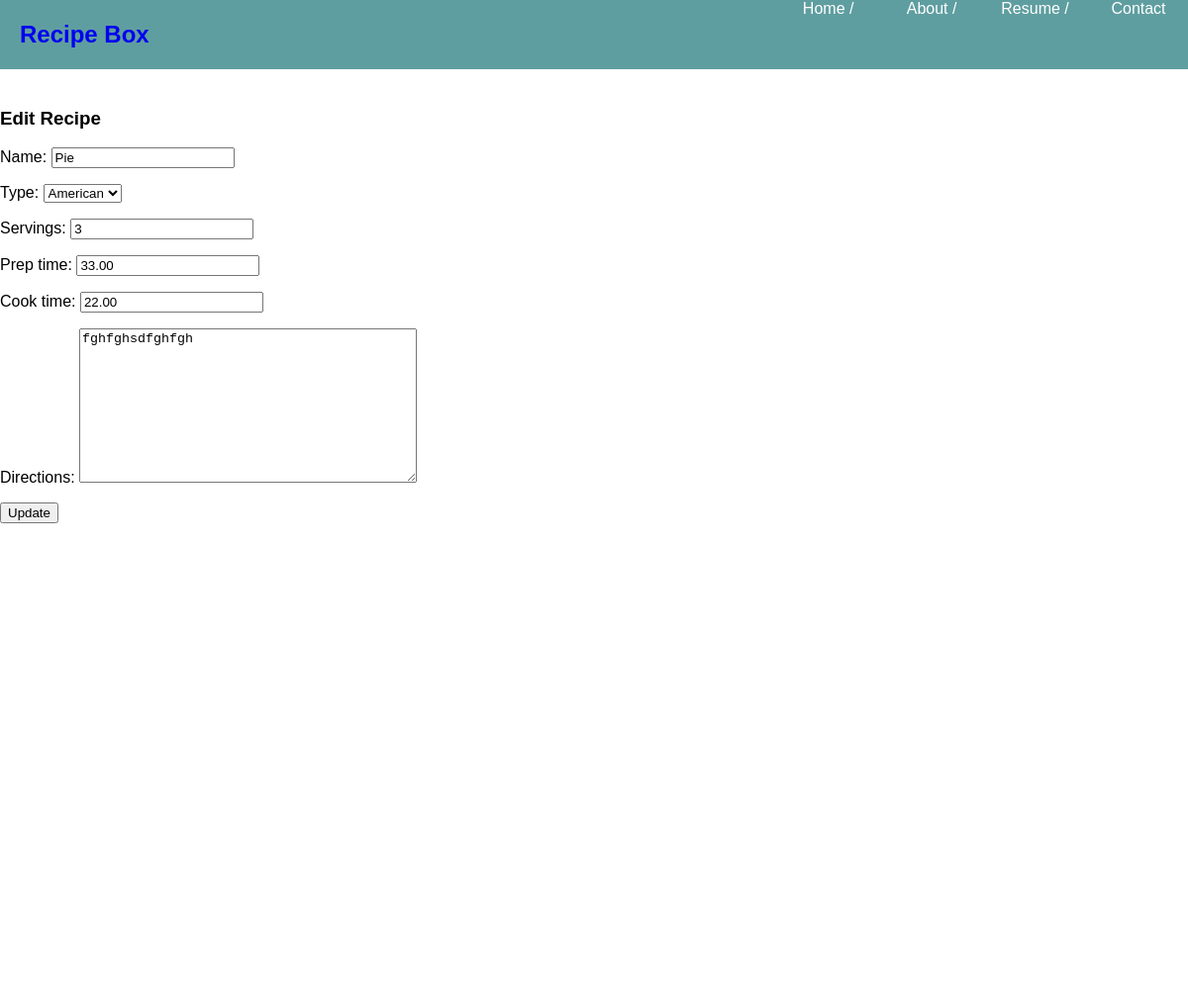
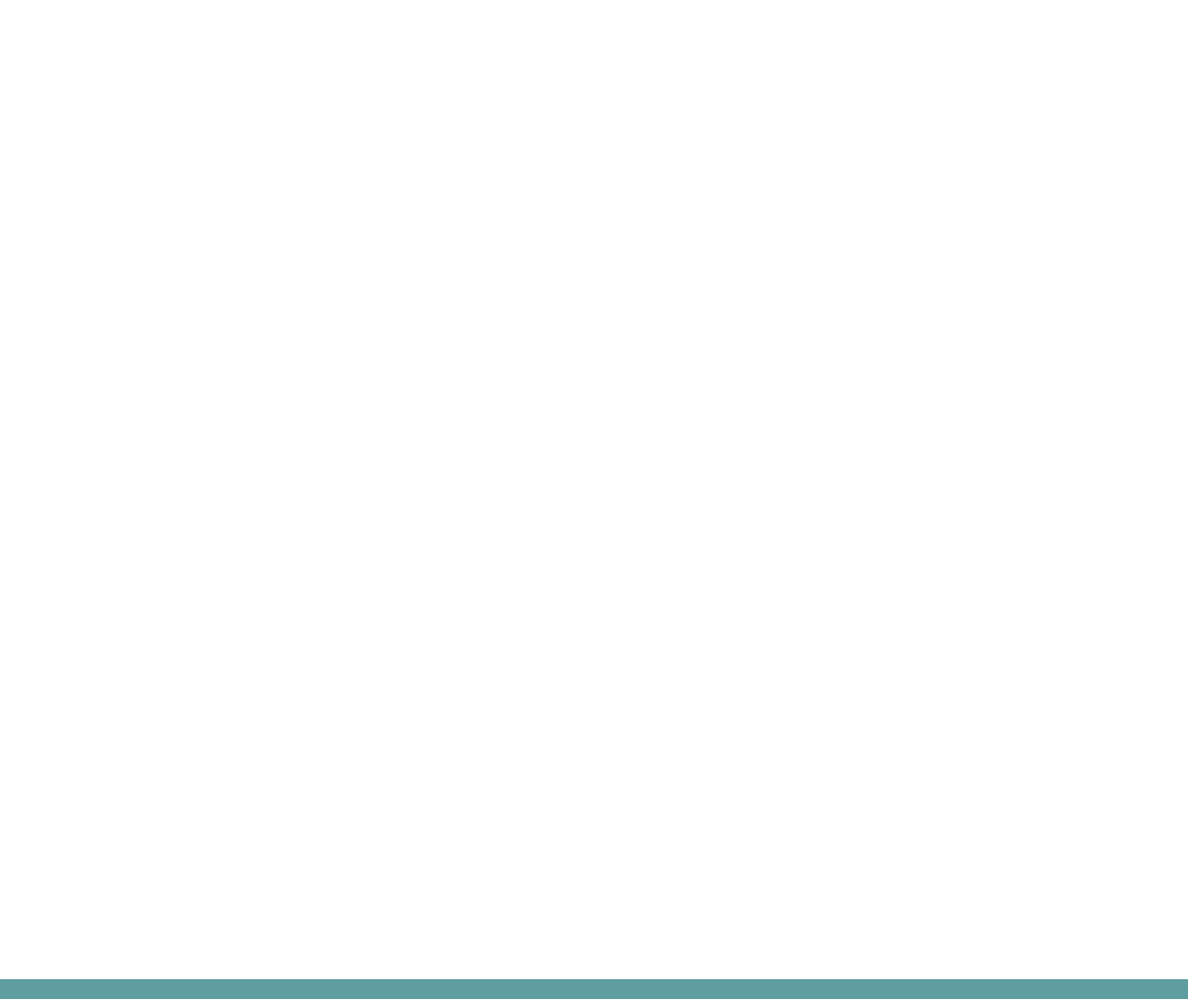
The page /recipe/2/edit/ on the database its author committed (2 pictures, top to bottom).
### recipe_store/models.py (models this page shows, shortened)
class Recipe(models.Model):
    ITALIAN = 'IT'
    ASIAN = 'AS'
    AMERICAN = 'AM'
    TYPE_CHOICES = [
        (ITALIAN, 'Italian'),
        (ASIAN, 'Asian'),
        (AMERICAN, 'American')
    ]
    name = models.CharField(max_length = 100)
    type = models.CharField(max_length = 20, choices = TYPE_CHOICES, default = AMERICAN)
    servings = models.IntegerField()
    prep_time = models.DecimalField(decimal_places=2, max_digits=5)
    cook_time = models.DecimalField(decimal_places=2, max_digits=5)
    ingredients = models.ManyToManyField(Ingredient, through='RecipeIngredient')
    directions = models.TextField()

### recipe_store/views.py (the view)
# urls.py: path('recipe/<int:pk>/edit/', RecipeUpdateView.as_view(), name='recipe_edit'),
class RecipeUpdateView(UpdateView):
    model = Recipe
    template_name = 'recipe_edit.html'
    fields = ['name', 'type', 'servings', 'prep_time', 'cook_time', 'directions']

### templates/recipe_edit.html
{% extends 'base.html' %}
{% block content %}
    <main>
        <h3>Edit Recipe</h3>
        <form action="" method="post">{% csrf_token %}
            {{ form.as_p }}
            <input type="submit" value="Update">
        </form>
    </main>
{% endblock content %}

### recipe_store/static/recipe_store/css/base.css (style rules this page uses)
body { margin: 0 auto; height: 2000px; font-family: Helvetica; }
main { top: 90px; height: auto; position: relative; }

### rows shown on the page
Recipe: name "Pie", type "American", servings "3", prep_time "33.00", cook_time "22.00", directions "fghfghsdfghfgh"
